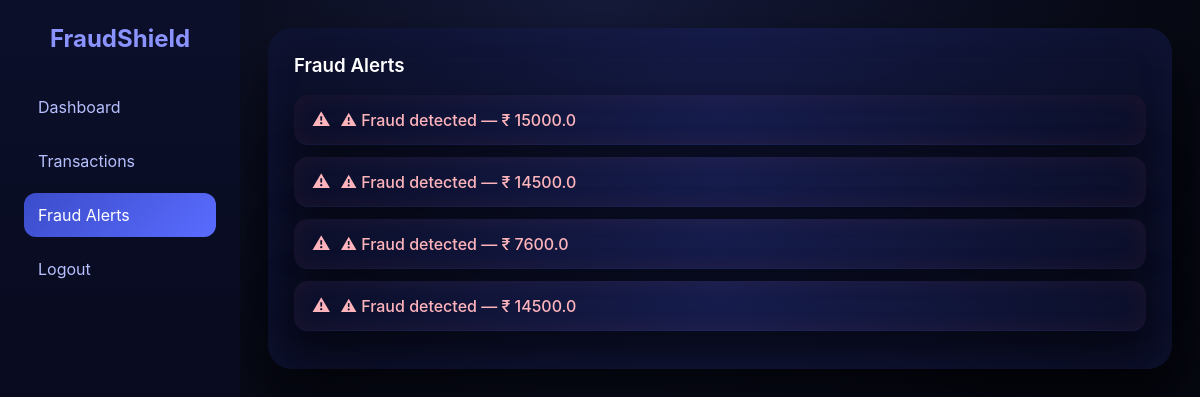
Before: /fraud-alerts (signed in) with the older database file.
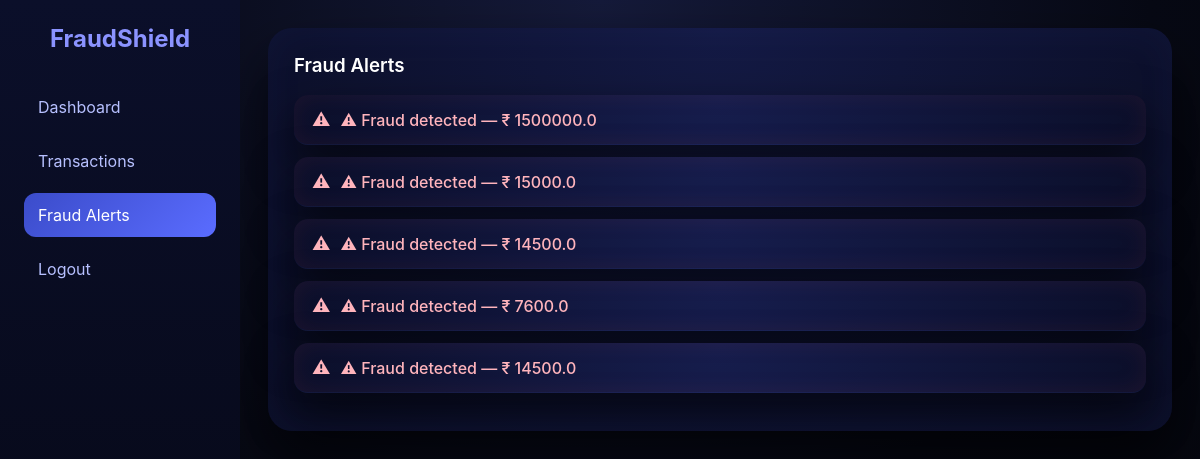
After: the same page with the newer database file.
### tables this page shows
CREATE TABLE transactions (
    id INTEGER PRIMARY KEY AUTOINCREMENT,
    amount REAL,
    frequency INTEGER,
    location_change INTEGER,
    device_change INTEGER,
    merchant_risk REAL,
    result TEXT
);

### app.py (the view)
@app.route("/fraud-alerts")
@login_required
def fraud_alerts():
    with sqlite3.connect(DB_NAME) as conn:
        cursor = conn.cursor()
        cursor.execute("""
            SELECT amount
            FROM transactions
            WHERE result='Fraud'
            ORDER BY id DESC
        """)
        frauds = cursor.fetchall()
    return render_template("fraud_alerts.html", frauds=frauds)

### app.py (called while the page is built)
@login_manager.user_loader
def load_user(user_id):
    with sqlite3.connect(DB_NAME) as conn:
        cursor = conn.cursor()
        cursor.execute(
            "SELECT id, username FROM users WHERE id = ?",
            (user_id,)
        )
        user = cursor.fetchone()
    if user:
        return User(user[0], user[1])
    return None

### templates/fraud_alerts.html (shortened to what this page needs)
<!DOCTYPE html>
<html>
<head>
    <link rel="stylesheet" href="{{ url_for('static', filename='css/theme.css') }}">
</head>
<body>
<div class="sidebar">
    <h2>FraudShield</h2>
    <a href="/dashboard">Dashboard</a>
    <a href="/transactions">Transactions</a>
    <a class="active">Fraud Alerts</a>
    <a href="/logout">Logout</a>
</div>
<div class="main">
    <div class="panel">
        <h3>Fraud Alerts</h3>
        <ul class="fraud-list">
            {% for f in frauds %}
                <li>⚠ Fraud detected — ₹ {{ f[0] }}</li>
            {% else %}
                <li>No fraud alerts</li>
            {% endfor %}
        </ul>
    </div>
</div>
</body>
</html>

Changed rows visible on the page:
added transactions: amount "1500000.0"
